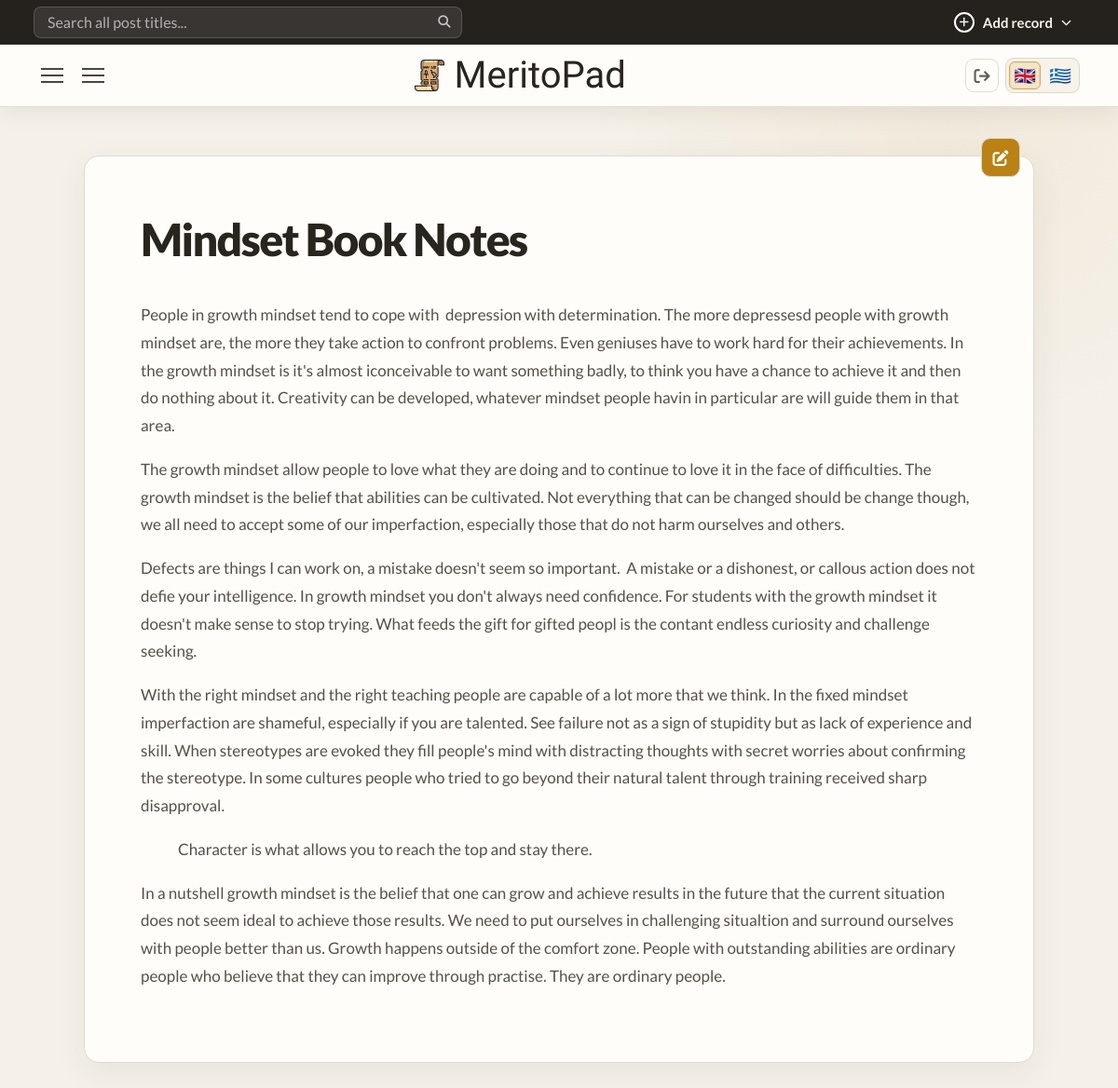
The app's page /cnicou/note/mindset-book-notes (signed in) with its own data.
### core/models.py (models this page shows, shortened)
class UserOwnedModel(models.Model):
    user = models.ForeignKey(
        settings.AUTH_USER_MODEL,
        on_delete=models.CASCADE,
        related_name="%(class)s_records",
        null=True,
        blank=True,
    )
    class Meta:
        abstract = True
        constraints = [
            models.UniqueConstraint(
                fields=("user", "slug"),
                name="unique_%(class)s_user_slug",
            )
        ]

class Note(UserOwnedModel):
    title = models.CharField(max_length=255)
    slug = models.SlugField(blank=True)
    created_at = models.DateTimeField(auto_now_add=True)
    content = CKEditor5Field('Content', config_name='extends')  # or 'default'
    category = models.ForeignKey(
        NoteCategory,
        on_delete=models.CASCADE,
        related_name="notes_by_category",
        null=True
    )
    subcategory = models.ForeignKey(
        NoteSubcategory,
        on_delete=models.CASCADE,
        related_name="notes_by_subcategory",
        blank=True,
        null=True
    )
    tags = models.ManyToManyField(
        NoteTag,
        related_name="notes_by_tag",
        blank=True
    )

### core/views.py (the view)
# urls.py: path("note/<slug:slug>",views.note_single,name="note_single"),
@workspace_login_required
def note_single(request,slug):
    article = get_object_or_404(Note, slug=slug, user=request.user)
    note_categories = taxonomy_for_user(NoteCategory, request.user)
    note_tags = taxonomy_for_user(NoteTag, request.user)
    for category in note_categories:
        category.sub_categories = category.subcategories.filter(user=request.user)
    return render(request,"core/singles/note-single.html",{
        "article":article,
        "article_categories":note_categories,
        "article_tags":note_tags,
    })

### core/context_processors.py (called while the page is built)
def workspace_record_type(request):
    match = getattr(request, "resolver_match", None)
    if match is None:
        return {}
    url_name = match.url_name or ""
    record_type = match.kwargs.get("record_type")
    if not record_type:
        record_type = "article" if url_name == "index" else url_name.split("_", 1)[0]
    if record_type not in WORKSPACE_RECORD_TYPES:
        return {}
    return {
        "workspace_record_type": record_type,
        "workspace_is_record_form": url_name.endswith(("_create", "_edit")),
        "workspace_is_single": url_name.endswith("_single"),
    }

### core/taxonomy.py (called while the page is built)
def default_category_first(queryset):
    return queryset.annotate(
        _default_category_order=Case(
            When(slug=DEFAULT_CATEGORY_SLUG, then=Value(0)),
            default=Value(1),
            output_field=IntegerField(),
        )
    ).order_by("_default_category_order", "name")

def is_category_model(model):
    return issubclass(model, BaseCategory)

### core/views.py (called while the page is built)
def taxonomy_for_user(model, user):
    queryset = model.objects.filter(user=user)
    if is_category_model(model):
        return default_category_first(queryset)
    return queryset.order_by("name")

def workspace_login_required(view):
    @wraps(view)
    def workspace_view(request, *args, username=None, **kwargs):
        if username != request.user.username:
            raise Http404
        return view(request, *args, **kwargs)
    return login_required(workspace_view)

### core/templates/core/singles/note-single.html (shortened to what this page needs)
{% extends 'core/base.html' %}
{% block main %}
<div class="grid">
    <div class="grid-right">
        <div class="grid-right-wraper">
            <article class="single-article">
                 <h1 class="article-title">{{article.title}}</h1>
                 <a class="edit-record-btn" href="{% url 'note_edit' request.user.username article.slug %}" aria-label="Edit Note" title="Edit Note"><i class="fa-solid fa-pen-to-square" aria-hidden="true"></i></a>
                 <div class="article-content">
                    {{article.content | safe  }}
                 </div>
            </article>
        </div>
    </div>
</div>
{% endblock %}

### records on screen
Note: title "Mindset Book Notes", content "People in growth mindset tend to cope with depression with determination. The more depressesd people with growth mindset are, the more they take action to confront problems. Even geniuses have to work hard for their achievements. In the growth mindset is it's almost iconceivable to want something badly, to think you have a chance to achieve it and then do nothing about it. Creativity can be developed, whatever mindset people havin in particular are will guide them in that area. The growth mindset allow people to love what they are doing and to continue to love it in the face of difficulties. The growth mindset is the belief that abilities can be cultivated. Not everything that can be…"
